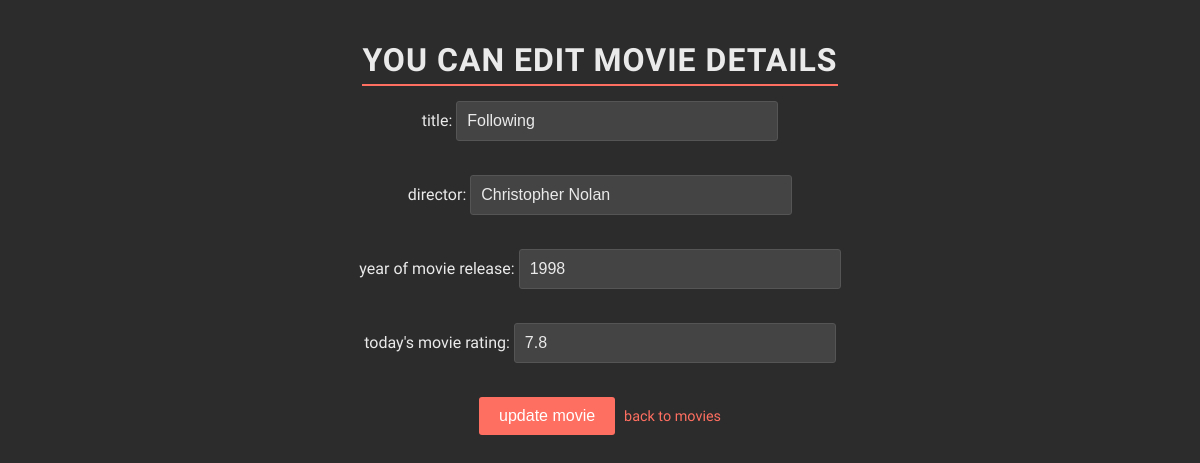
Page /movies/4/edit on the earlier database version.
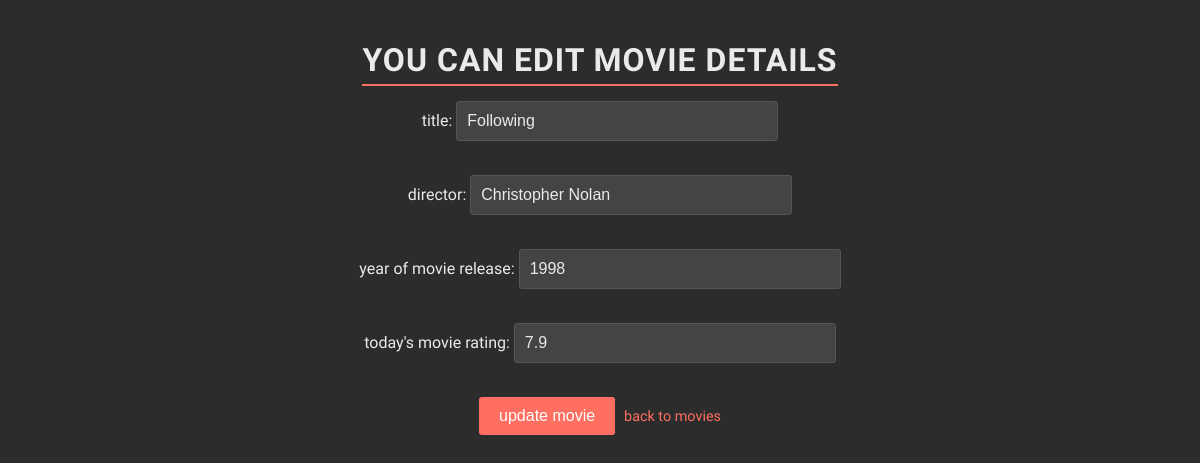
Same page on the later database version.
### data_models.py (models this page shows, shortened)
class Movie(db.Model):
    __tablename__ = 'movies'
    movie_id = db.Column(db.Integer, primary_key=True, autoincrement=True)
    title = db.Column(db.String(250), nullable=False)
    director = db.Column(db.String(200), nullable=False)
    release_year = db.Column(db.Integer, nullable=False)
    movie_rating = db.Column(db.Float, nullable=False)
    users = relationship('User', secondary=user_movies, back_populates='movies')

### app.py (the view, shortened to what this page needs)
@app.route('/movies/<int:movie_id>/edit', methods=['GET', 'POST'])
def update_movie(movie_id):
    try:
        movie = data_manager.get_movie_by_id(movie_id)
        if not movie:
            flash('Movie not found. 🪓', 'error')
            return redirect(url_for('list_movies'))
    except Exception as e:
        app.logger.error(f"Error updating movie with ID {movie_id}: {e}")
        flash("An unexpected error occurred while updating the movie. "
              "Please try again later. 🥨", 'error')
        return redirect(url_for('list_movies'))
    return render_template('update_movie.html', movie=movie)

### datamanager/sqlite_data_manager.py (called while the page is built)
    def get_movie_by_id(self, movie_id):
        with self.app.app_context():
            return self.db.session.query(Movie).filter_by(movie_id=movie_id).first()

### templates/update_movie.html (shortened to what this page needs)
<!DOCTYPE html>
<html lang="en">
<head>
    <link rel="stylesheet" href="{{ url_for('static', filename='styles.css') }}">
</head>
<body>
    <h1>you can edit movie details</h1><br>
    <form method="post" action="">
        <label for="title">title:</label>
        <input type="text" id="title" name="title" value="{{ movie.title }}" required><br><br>
        <label for="director">director:</label>
        <input type="text" id="director" name="director" value="{{ movie.director }}" required><br><br>
        <label for="release_year">year of movie release:</label>
        <input type="text" id="release_year" name="release_year" value="{{ movie.release_year }}" required><br><br>
        <label for="movie_rating">today's movie rating:</label>
        <input type="text" id="movie_rating" name="movie_rating" value="{{ movie.movie_rating }}" required><br><br>
        <input type="submit" value="update movie">
         <a href="{{ url_for('list_movies') }}">back to movies</a>
    </form>
</body>
</html>

Differences in the rows shown:
changed Movie "Following": movie_rating "7.8" → "7.9"
